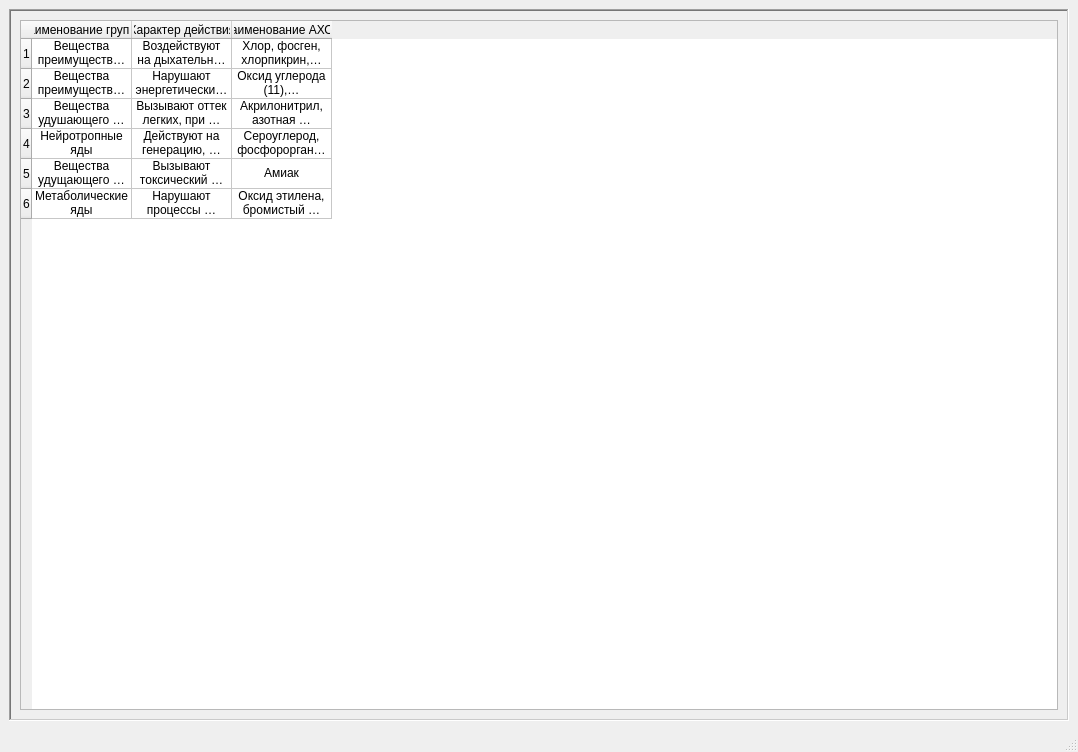
<?xml version="1.0" encoding="UTF-8"?>
<ui version="4.0">
 <class>InfoWindow</class>
 <widget class="QMainWindow" name="InfoWindow">
  <property name="geometry">
   <rect>
    <x>0</x>
    <y>0</y>
    <width>1078</width>
    <height>752</height>
   </rect>
  </property>
  <property name="windowTitle">
   <string>Справочная информация</string>
  </property>
  <widget class="QWidget" name="centralwidget">
   <layout class="QVBoxLayout" name="verticalLayout_2">
    <item>
     <widget class="QFrame" name="frame">
      <property name="frameShape">
       <enum>QFrame::WinPanel</enum>
      </property>
      <property name="frameShadow">
       <enum>QFrame::Sunken</enum>
      </property>
      <layout class="QVBoxLayout" name="verticalLayout">
       <item>
        <widget class="QTableWidget" name="tableWidget">
         <row>
          <property name="text">
           <string>1</string>
          </property>
         </row>
         <row>
          <property name="text">
           <string>2</string>
          </property>
         </row>
         <row>
          <property name="text">
           <string>3</string>
          </property>
         </row>
         <row>
          <property name="text">
           <string>4</string>
          </property>
         </row>
         <row>
          <property name="text">
           <string>5</string>
          </property>
         </row>
         <row>
          <property name="text">
           <string>6</string>
          </property>
         </row>
         <column>
          <property name="text">
           <string>Наименование группы</string>
          </property>
         </column>
         <column>
          <property name="text">
           <string>Характер действия</string>
          </property>
         </column>
         <column>
          <property name="text">
           <string>Наименование АХОВ</string>
          </property>
         </column>
         <item row="0" column="0">
          <property name="text">
           <string>Вещества
преимущественно
удушающего действия</string>
          </property>
          <property name="textAlignment">
           <set>AlignCenter</set>
          </property>
         </item>
         <item row="0" column="1">
          <property name="text">
           <string>Воздействуют на дыхательные пути
человека</string>
          </property>
          <property name="textAlignment">
           <set>AlignCenter</set>
          </property>
         </item>
         <item row="0" column="2">
          <property name="text">
           <string>Хлор, фосген,
хлорпикрин,
треххлористый фосфор,
хлорокись фосфора</string>
          </property>
          <property name="textAlignment">
           <set>AlignCenter</set>
          </property>
         </item>
         <item row="1" column="0">
          <property name="text">
           <string>Вещества
преимущественно
общеядовитого действия</string>
          </property>
          <property name="textAlignment">
           <set>AlignCenter</set>
          </property>
         </item>
         <item row="1" column="1">
          <property name="text">
           <string>Нарушают энергетический обмен
</string>
          </property>
          <property name="textAlignment">
           <set>AlignCenter</set>
          </property>
         </item>
         <item row="1" column="2">
          <property name="text">
           <string>Оксид углерода (11),
цианистый водород,
хлорциан,
мышьяковистый водород</string>
          </property>
          <property name="textAlignment">
           <set>AlignCenter</set>
          </property>
         </item>
         <item row="2" column="0">
          <property name="text">
           <string>Вещества удушающего и общеядовитого действия</string>
          </property>
          <property name="textAlignment">
           <set>AlignCenter</set>
          </property>
         </item>
         <item row="2" column="1">
          <property name="text">
           <string>Вызывают оттек легких, при ингаляционном воздействии и нарушают энергетический обмен при резорбции</string>
          </property>
          <property name="textAlignment">
           <set>AlignCenter</set>
          </property>
         </item>
         <item row="2" column="2">
          <property name="text">
           <string>Акрилонитрил, азотная кислота, оксиды азота, сернистый ангидрит, фтористый водород, сероводород</string>
          </property>
          <property name="textAlignment">
           <set>AlignCenter</set>
          </property>
         </item>
         <item row="3" column="0">
          <property name="text">
           <string>Нейротропные яды</string>
          </property>
          <property name="textAlignment">
           <set>AlignCenter</set>
          </property>
         </item>
         <item row="3" column="1">
          <property name="text">
           <string>Действуют на генерацию, проведение и передачу нервного импульса</string>
          </property>
          <property name="textAlignment">
           <set>AlignCenter</set>
          </property>
         </item>
         <item row="3" column="2">
          <property name="text">
           <string>Сероуглерод, фосфорорганические соеднения (ФОС)</string>
          </property>
          <property name="textAlignment">
           <set>AlignCenter</set>
          </property>
         </item>
         <item row="4" column="0">
          <property name="text">
           <string>Вещества удущающего и нейротропного действия</string>
          </property>
          <property name="textAlignment">
           <set>AlignCenter</set>
          </property>
         </item>
         <item row="4" column="1">
          <property name="text">
           <string>Вызывают токсический оттек легких, формируют тяжелое поражение нервной системы</string>
          </property>
          <property name="textAlignment">
           <set>AlignCenter</set>
          </property>
         </item>
         <item row="4" column="2">
          <property name="text">
           <string>Амиак</string>
          </property>
          <property name="textAlignment">
           <set>AlignCenter</set>
          </property>
         </item>
         <item row="5" column="0">
          <property name="text">
           <string>Метаболические яды</string>
          </property>
          <property name="textAlignment">
           <set>AlignCenter</set>
          </property>
         </item>
         <item row="5" column="1">
          <property name="text">
           <string>Нарушают процессы метаболизма и обмена веществ в организме</string>
          </property>
          <property name="textAlignment">
           <set>AlignCenter</set>
          </property>
         </item>
         <item row="5" column="2">
          <property name="text">
           <string>Оксид этилена, бромистый метил, дохлорэтан, диоксин</string>
          </property>
          <property name="textAlignment">
           <set>AlignCenter</set>
          </property>
         </item>
        </widget>
       </item>
      </layout>
     </widget>
    </item>
   </layout>
  </widget>
  <widget class="QMenuBar" name="menubar">
   <property name="geometry">
    <rect>
     <x>0</x>
     <y>0</y>
     <width>1078</width>
     <height>26</height>
    </rect>
   </property>
  </widget>
  <widget class="QStatusBar" name="statusbar"/>
 </widget>
 <resources/>
 <connections/>
</ui>
